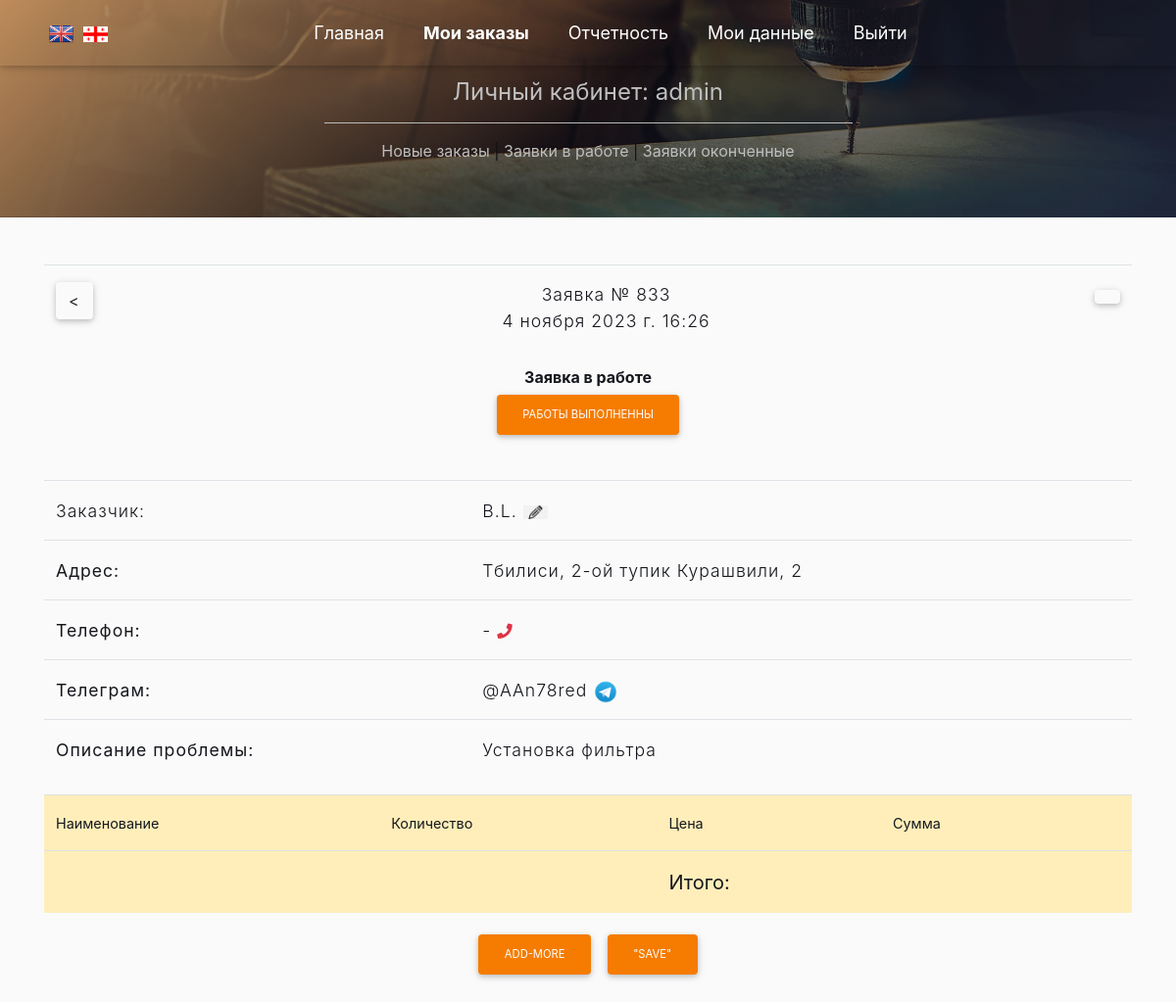
The page /list_order/833 (signed in) on the database its author committed.
### app_site/models.py (models this page shows)
class OrderList(models.Model):
    time_in = models.DateTimeField(auto_now_add=True, verbose_name='Дата заказа')
    time_out = models.DateTimeField(null=True, blank=True, verbose_name='Дата выполнения')
    repairer_id = models.ForeignKey(User, on_delete=models.SET_NULL, null=True, blank=True,
                                    verbose_name='Мастер', default='', )
    price = models.DecimalField(decimal_places=2, max_digits=7, null=True, blank=True, verbose_name='Стоимость работ')
    text_order = models.CharField(max_length=1500, verbose_name='Описание проблемы', blank=True, null=True)
    customer_name = models.CharField(max_length=50, verbose_name='Ваше имя')
    customer_phone = models.CharField(max_length=16, verbose_name='Телефон')
    customer_telegram = models.CharField(max_length=26, verbose_name='Telegram', blank=True, null=True)
    customer_code = models.CharField(max_length=16, verbose_name='Код организации', blank=True, null=True)
    address_city = models.CharField(max_length=2, choices=CITY_CHOICES, default='TB', null=True, blank=True,
                                    verbose_name='Город')
    order_status = models.CharField(max_length=3, choices=ORDER_STATUS, default='BEG', null=True, blank=True,
                                    verbose_name='Статус заказа')
    address_street_app = models.CharField(max_length=150, verbose_name='Улица', null=True, blank=True)
    address_num = models.CharField(max_length=10, verbose_name='Номер дома', null=True, blank=True)
    services = models.ManyToManyField('Service', through='Invoice')
    class Meta:
        verbose_name = 'Список заказов'
        verbose_name_plural = 'Список заказов'

### app_site/views.py (the view, shortened to what this page needs)
# urls.py: path('list_order/<int:pk>', InvoiceCreate.as_view(), name='invoice'),
class InvoiceCreate(LoginRequiredMixin, DetailView):
    model = OrderList
    context_object_name = 'info'
    template_name = 'invoice.html'
    def get_context_data(self, **kwargs):
        context = super().get_context_data()
        context['invoice'] = Invoice.objects\
                                    .filter(order_id=self.object.pk)\
                                    .select_related('service_id')\
                                    .defer('service_id__type')\
                                    .annotate(amount=F('price') * F('quantity'))
        InvoiceFormSet = modelformset_factory(Invoice, form=InvoiceForm, extra=0)
        formset = InvoiceFormSet(queryset=Invoice.objects.none())
        context['form'] = formset
        context['type_work'] = WORK_CHOICES
        context['next'] = OrderList.objects.filter(pk__gt=self.object.pk, repairer_id=self.request.user).values('pk').first()
        context['prev'] = OrderList.objects.filter(pk__lt=self.object.pk, repairer_id=self.request.user).order_by('-pk').values('pk').first()
        return context
    def get_queryset(self):
        return OrderList.objects.filter(repairer_id=self.request.user)

### app_site/models.py (called while the page is built)
    def __str__(self):
        return f"{self.name}"

### app_site/templatetags/custom_filters.py (called while the page is built)
@register.filter()
def choice_tag(value, A):
    try:
        if A == 'city':
            a = dict(CITY_CHOICES)
        elif A == 'status_order':
            a = dict(ORDER_STATUS)
        elif A == 'month':
            a = dict(MONTH)
        elif A == 'work_type':
            a = dict(WORK_CHOICES)
        return f'{a[value]}'
    except KeyError:
        return f''

### templates/invoice.html (shortened to what this page needs)
{% extends 'flatpages/default_user.html' %}
{% load custom_filters %}
{% load custom_tags %}
{% block body %}
<table class="table">
    <tr><td align="left">
{% if prev.pk %}
    <a href="{% url 'invoice' prev.pk %}" class="btn"><</a>
{% else %}
    <a href="#" class="btn btn-gray"></a>
{% endif %}
    </td>
    <td align="center" class="h6-responsive">
Заявка № {{ info.id }}<br>{{ info.time_in }}
    </td>
    <td align="right">
{% if next.pk %}
    <a href="{% url 'invoice' next.pk %}" class="btn">></a>
{% else %}
    <a href="#" class="btn btn-gray"></a>
{% endif %}
</td></tr>
</table>
{% if info.order_status == 'RCV' %}
<p><b id="stepstatuswork">Заявка в работе</b><br>
    <a href="../changestatus?order_pk={{ info.pk}}&work_status=END" id="workstatus" class="btn btn-md btn-orange">Работы выполненны</a><br>
</p>
{% endif %}
<br>
    <table class="table" ><tr>
        <td>Заказчик:</td><td> {{ info.customer_name }}  <a href="../list_order/update/{{ info.pk}}"><img src="/media/images/change.png" width="25" ></a></td>
    </tr>
        <tr>
        <td><b>Адрес: </b></td><td>{{ info.address_city|choice_tag:'city' }}, {{ info.address_street_app }}, {{ info.address_num }}</td>
    </tr>
    <tr>
         <td><b>Телефон:</b></td><td>{{ info.customer_phone }}
        <a href="tel:{{ info.customer_phone }}" title="Телефон" class="fas fa-phone text-danger fa-sm mr-1">
                        </a></td>
    </tr>
    <tr>
         <td><b>Телеграм:</b></td><td>@{{ info.customer_telegram }}
    <a href="https://t.me/{{ info.customer_telegram|cut:'@' }}" title="Телеграм">
                        <img src="/static/images/telegram.gif" width="25"></a>
        </td>
    </tr>
    <tr>
         <td><b>Описание проблемы:</b></td><td> {{ info.text_order }}</td>
    </tr>
    </table>
{% if info.order_status == 'SND' %}
<table id="table_invoice" class="hidden">
{% else %}
<table id="table_invoice" class="table" >
{% endif %}
 <tr  class="table-warning">
            <th>Наименование </th>
            <th>Количество </th>
            <th>Цена</th>
            <th >Сумма</th>
            <th > </th>
    </tr>
    <tr class="table-warning" id="total_">
<th></th><th class="h5-responsive" ></th>
            <th class="h5-responsive "  >Итого: </th>
            <th class="h5-responsive" id="total" > </th><th></th>
            </tr>
</table>
{% if info.order_status == 'SND' %}
<form action="" method="post" id="id_form" class="hidden">
{% else %}
<form action="" method="post" id="id_form" >
{% endif %}
    <button id="add-more" type="button" class="btn btn-md btn-orange">add-more</button>
    <button type="submit" class="btn btn-md btn-orange"> "Save" </button><br>
</form>
        {% endblock body %}

### templates/flatpages/default_user.html (shortened to what this page needs)
{% load static %}
<!doctype html>
<html lang="en">
  <head>
    <link rel="stylesheet" href="{% static 'css/mdb.min.css' %}">
    <link rel="stylesheet" href="{% static 'css/bootstrap.min.css' %}">
    <link rel="stylesheet" href="{% static 'css/fonts.css' %}">
    <link rel="stylesheet" href="{% static 'css/owl.carousel.min.css' %}">
    <link rel="stylesheet" href="{% static 'css/custom.css' %}">
  </head>
  <body>
{% url 'list_order' as the_url1 %}
{% url 'stat' as the_url2 %}
{% url 'user' request.user.id as the_url3 %}
    <nav id="navigation-menu" class="navbar fixed-top navbar-expand-lg navbar-dark scrolling-navbar">
        <div class="container">
		<a href='index-en.html'><img src="{% static 'images/flag_en.png' %}" class="flag"></a>
            <a href='index-ge.html'><img src="{% static 'images/flag_ge.png' %}" class="flag"></a>
            <div class="collapse navbar-collapse" id="navbarSupportedContent">
                <ul class="navbar-nav m-auto">
                    <li class="nav-item mr-4 active">
                        <a class="nav-link" href="{% url 'home' %}">Главная <span class="sr-only">(current)</span></a>
                    </li>
                    <li class="nav-item mr-4">
                        {% if the_url1 in request.get_full_path  %}
                        <a class="nav-link" href="{{ the_url1 }}"><b>Мои заказы</b></a>
                        {% else %}
                        <a class="nav-link" href="{{ the_url1 }}">Мои заказы</a>
                        {% endif %}
                    </li>
                    <li class="nav-item mr-4" class="nav-item mr-4">
                        {% if the_url2 in request.get_full_path  %}
                        <a class="nav-link"  href="{{ the_url2 }}"><b>Отчетность</b></a>
                        {% else %}
                        <a class="nav-link"  href="{{ the_url2 }}">Отчетность</a>
                        {% endif %}
                    </li>
                    <li class="nav-item mr-4">
                        {% if the_url3 in request.get_full_path  %}
                        <a class="nav-link" href="{{ the_url3 }}"><b>Мои данные</b></a>
                        {% else %}
                        <a class="nav-link" href="{{ the_url3 }}">Мои данные</a>
                        {% endif %}
                    </li>
                        {% if request.user.is_authenticated %}
                            <li class="nav-item mr-4">
                            <a class="nav-link" href="{% url 'logout' %}">Выйти</a>
                            </li>
                         {% endif %}
                </ul>
            </div>
        </div>
    </nav>
        <section id="section-0" class="bg_img sticky">
            <div class="container"><br>
                    <div class="text-center nav-link">
                        <h1 class="lead py-10" >Личный кабинет: {{ user.username }}</h1>
                        <hr class="hr-light-h">
                            {% if request.GET.work_status == 'SND' %}
                            <a href="{% url 'list_order' %}?work_status=SND"><b>Новые заказы</b></a> |
                            {% else %}
                            <a href="{% url 'list_order' %}?work_status=SND">Новые заказы</a> |
                            {% endif %}
                            {% if request.GET.work_status == 'RCV' %}
                            <a href="{% url 'list_order'%}?work_status=RCV"><b>Заявки в работе</b></a> |
                            {% else %}
                            <a href="{% url 'list_order'%}?work_status=RCV">Заявки в работе</a> |
                            {% endif %}
                            {% if request.GET.work_status == 'END' %}
                            <a href="{% url 'list_order'%}?work_status=END"><b>Заявки оконченные</b></a>
                            {% else %}
                            <a href="{% url 'list_order'%}?work_status=END">Заявки оконченные</a>
                            {% endif %}
                        </div>
                    </div>
    </section>
    <section id="section-1">
        <div class="container">
            <div align="center">
                        {% block body %}
{% endblock body%}
            </div>
            </div>
    </section>
  </body>
</html>

### static/css/custom.css (style rules this page uses)
* { margin: 0; padding: 0; }
:root { --text-color: #15171d; --span-color: #ca5718; }
body { color: var(--text-color); background-color: #fafafa; line-height: 1.5; font-size: 1rem; height: 100%; }
h1, h2, h3, h4, h5, h6 { font-weight: 500; }
.hr-light-h { width: 50%; border-top: 1px solid #fafafa; margin-left: 25%; }
a { color: fefefe; }
section { padding: 3rem 0px; }
.bg_img { background-image: linear-gradient(135deg, #febb79, rgba(0, 0, 0, 0.5), rgba(52, 72, 106, 0.3)), url('../images/master-na-chas_1.jpg'); background-repeat: no-repeat; background-position: center bottom; background-size: cover; width: 100%; filter: brightness(75%); }
.flag { width: 25px; margin-left: 5px; margin-right: 5px; }
.navbar { font-size: 18px; font-weight: 400; z-index: 1; box-shadow: 0 2px 5px 0 rgba(0, 0, 0, .16), 0 2px 10px 0 rgba(0, 0, 0, .12); z-index: 2; }
.navbar.navbar-dark .navbar-nav .nav-item.active > .nav-link { background-color: rgba(255, 255, 255, 0); }
a { text-decoration: none!important; color: fefefe; }
.lead { font-size: 1.50rem; font-weight: 400; color: #fefefe; }
ul, ul.servicesLinks { list-style: none; }
table td { font-size: 1.1rem; font-weight: 300; letter-spacing: 1px; }

### templates/flatpages/default_user.html (style rules this page uses)
.sticky { position: sticky; top: 0; }

### rows shown on the page
OrderList: id "833", time_in "4 ноября 2023 г. 16:26", customer_name "B.L.", address_city|choice_tag "Тбилиси", address_street_app "2-ой тупик Курашвили", address_num "2", customer_phone "-", customer_telegram "AAn78red", text_order "Установка фильтра"

### other values the page prints
{{ user.username }} "admin"
